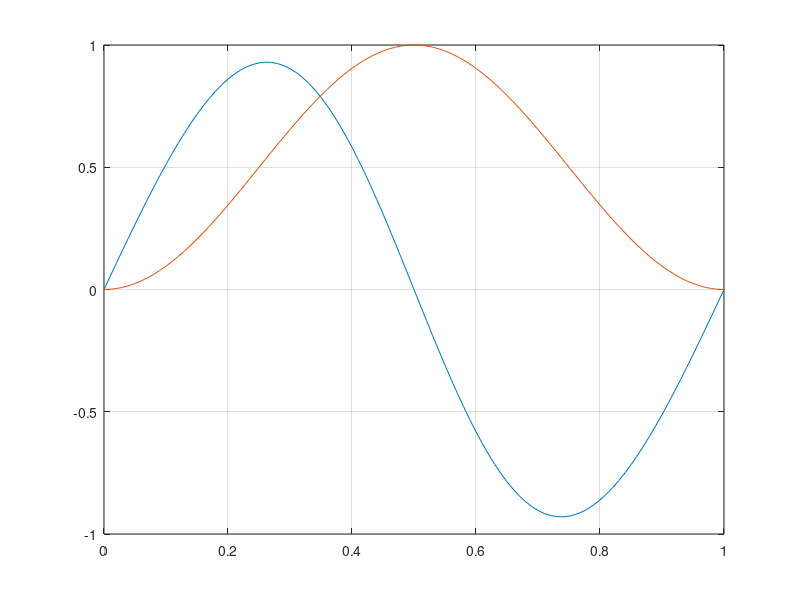

This figure's MATLAB source:
x = 0:0.01:1;

S = 1; 
L = 1e-4;% [0.1*mm] %largo del dominio periódico
H = 1e-6;% [micrómetro]

h0 = 10; %h min
h1 = 1; %profundidad de la perturbación

h = @(x) h0 - h1/2*(1-cos(2*pi*x));

%% condición p(0)=p(L)=0
%% debemos determinar c1 de la ecuación
%% p(L) = \int_0^1 { (c1+S*h) / h^3 } dx = 0


% c1 = -9.465:0.0001:-9.46;
% root = c1*0;
% for i=1:length(c1)
%     root(i) = integral(@(x) h0*(c1(i)+S*h(x))./h(x).^3,0,1);
% end
% plot(c1,root,'*')


c1 = -9.4606;
f = @(x) h0*(c1+S*h(x))./h(x).^3;

p = 0;
for i=1:length(x),
    p(i)=integral(f,0,x(i));
end;

plot(x,p*1e3,x,-(h(x)-h0)); grid on
